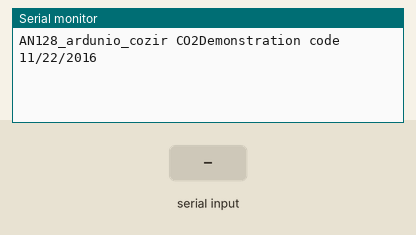
The sketch below on a simulated Arduino Mega 2560, built with avr-gcc and run on an emulated ATmega2560. Shown: the last lines printed to the serial monitor. The test bench sets the inputs (shaded band).

Above: at 1.2 s.
1.3 s: "1\n" received over the second serial link
At 1.66 s:
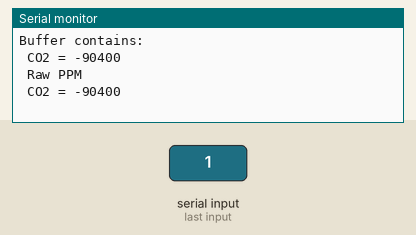
At 2.8 s:
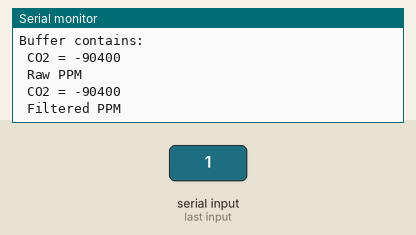

The sketch:

Cozir_CO2_v2.ino
```cpp
/*
AN128_ardunio_cozir CO2 Demonstration code 11/22/2016 Runs on Ardunio
UNO, MEGA or MEGA2560
Written by: Marv Kausch 11/22/2016 or Co2meter.com
revised 2/24/17 to change comment pin numbers to 12 and 13, below
This sketch connects will connect to a COZIR sensor
and report readings back to the host computer over USB. The value
is
stored in a global variable 'co2' and can be used for any number of
applications.
pin connections:
Arduino________COZIR Sensor
GND ------------------ 1 (gnd)
3.3v------------------- 3 (Vcc)
12 -------------------- 5 (Rx)
13 -------------------- 7 (Tx)
*/

int co2 =0;
double multiplier = 10;// 1 for 2% =20000 PPM, 10 for 20% = 200,000 PPM
uint8_t buffer[25];
uint8_t ind =0;
uint8_t indice =0;
int fill_buffer(); // function prototypes here
int format_output();
void setup() {
Serial.begin(9600);
Serial.print("\n\n");
Serial.println("AN128_ardunio_cozir CO2Demonstration code 11/22/2016\n\n");
Serial2.begin(9600); // Start serial communications with sensor
Serial2.println("K 0"); // Set Command mode

Serial2.println("M 6"); // send Mode for Z and z outputs
// "Z xxxxx z xxxxx" (CO2 filtered and unfiltered)
Serial2.println("K 1");
// set streaming mode
}
void loop() {
fill_buffer();
//buffer
// function call that reacds CO2 sensor and fills
Serial.print("Buffer contains: ");
for(int j=0; j<ind; j++)Serial.print(buffer[j],HEX);
indice = 0;
format_output();
Serial.print(" Raw PPM");
indice = 8; // In ASCII buffer, filtered value is offset from raw by 8 bytes
format_output();
Serial.println(" Filtered PPM\n\n");
}
int fill_buffer(void){
// Fill buffer with sensor ascii data
ind = 0;
while(buffer[ind-1] != 0x0A){ // Read sensor and fill buffer up to0XA = CR
if(Serial2.available()>0){
buffer[ind] = Serial2.read();
ind++;
}
}
// buffer() now filled with sensor ascii data
// ind contains the number of characters loaded into buffer up to 0xA = CR
ind = ind -2; // decrement buffer to exactly match last numericalcharacter
}

int format_output(void){ // read buffer, extract 6 ASCII chars,convert to PPM and print
co2 = buffer[15-indice]-0x30;
co2 = co2+((buffer[14-indice]-0x30)*10);
co2 +=(buffer[13-indice]-0x30)*100;
co2 +=(buffer[12-indice]-0x30)*1000;
co2 +=(buffer[11-indice]-0x30)*10000;
Serial.print("\n CO2 = ");
Serial.print(co2*multiplier,0);
// Serial.print(" PPM,");
//
Serial.print("\n");
delay(200);
}
```

Measured:
- after the input at 1.3 s, the serial monitor: prints a new line at once (image 1)
